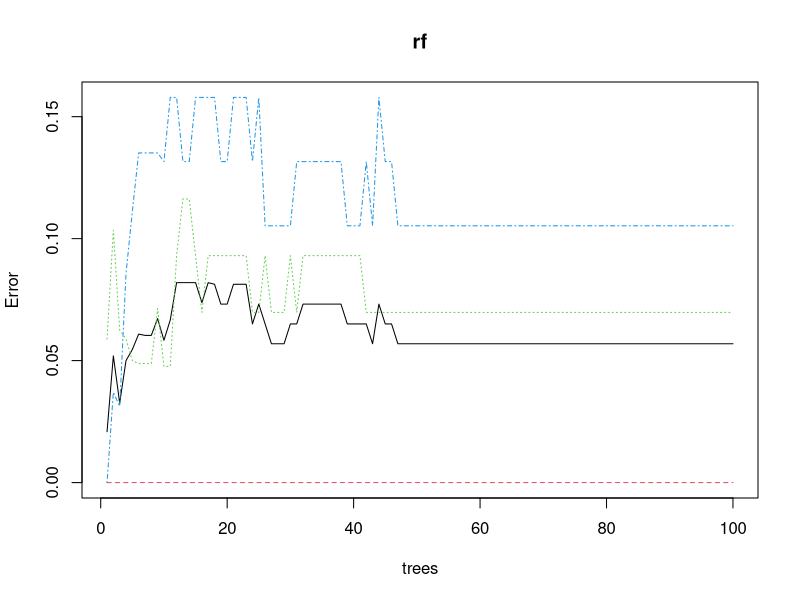
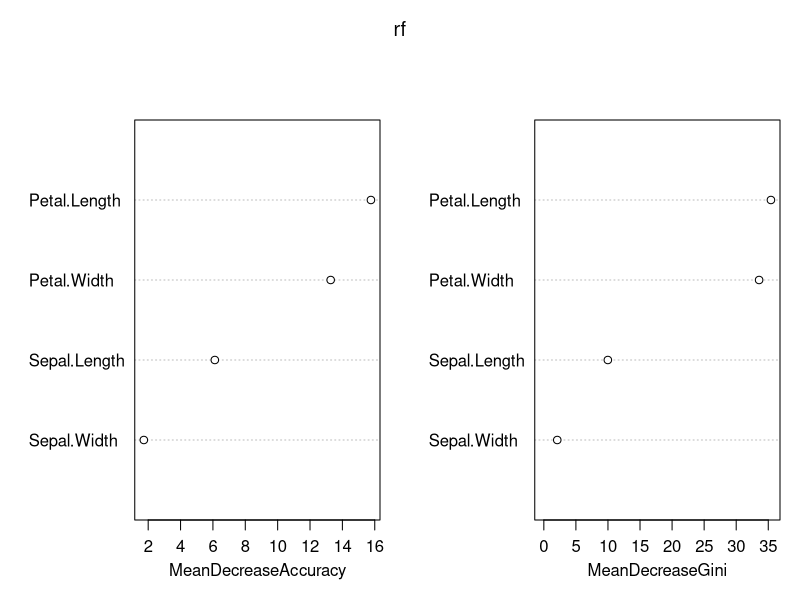

The R source for these figures, in order: (Note: this script raises an error after producing the figures.)
# Random Forest cannot handle data with missing values
# It cannot handle categorical variables with >32 levels

data(iris)
View(iris)
str(iris)

# We fix the seed so that every time we run the model, we can work with the same dataset
set.seed(1234)
index <- sample(2, nrow(iris), replace = T, prob = c(0.80,0.20)) 
train <- iris[index == 1, ]
test<- iris[index == 2, ]

library(randomForest)
rf = randomForest(Species~., data = train, ntree = 100, proximity = TRUE, 
                  replace = TRUE, importance = TRUE, mtry = sqrt(ncol(train)))
# ntree = number of trees to grow
# replace = Should sampling of cases be done with or without replacement?
# proximity = Should proximity measure among the rows be calculated?   
# importance = importance (significance) of variables be assessed
# mtry = Number of variables randomly sampled as candidates at each split
print(rf) # OOB error = 5.69%
plot(rf) # plots the error rate on oob set and for each class
attributes(rf) # view different attributes offered by random Forest
importance(rf) # provide important variables
# Mean decrease accuracy is how much will the model accuracy change if we drop that variable
varImpPlot(rf) # plots the important variable based on MeanDecreaseGini

# To get the predicted values for each instance
rf$predicted
rf$votes

irisPred <- predict(rf, newdata = test)
irisPred
table(irisPred, test$Species)

------------------------------------------------------------------

library(ROCR)
score <- rf$votes[, 2]
pred <- prediction(score, iris$Species)
# Gain Chart
perf <- performance(pred, "tpr", "rpp")
plot(perf)

# ROC Curve
perf <- performance(pred, "tpr", "fpr")
plot(perf)

auc <- performance(pred, "auc")
auc
auc <- unlist(slot(auc, "y.values"))
auc



# How to find the best cut-off point in ROC curve
# The performance() function for ROC curve returns
# tpr, fpr and alpha-values (cut-off points). We need 
# to write a function that receives these information and 
# returns the best cut-off point
# Hence the input argument to the following function is perf
opt.cut <- function(perf){
  # mapply function applies the function FUN to all perf@x.values, perf@y.values,perf@alpha.values
  cut.ind <- mapply(FUN = function(x,y,p){d=(x-0)^2+(y-1)^2 # We compute the distance of all the points from the corner point [1,0]
  ind<- which(d==min(d)) # We find the index of the point that is closest to the corner
  c(recall = y[[ind]], specificity = 1-x[[ind]],cutoff = p[[ind]])},perf@x.values, perf@y.values,perf@alpha.values)
}
opt.cut
